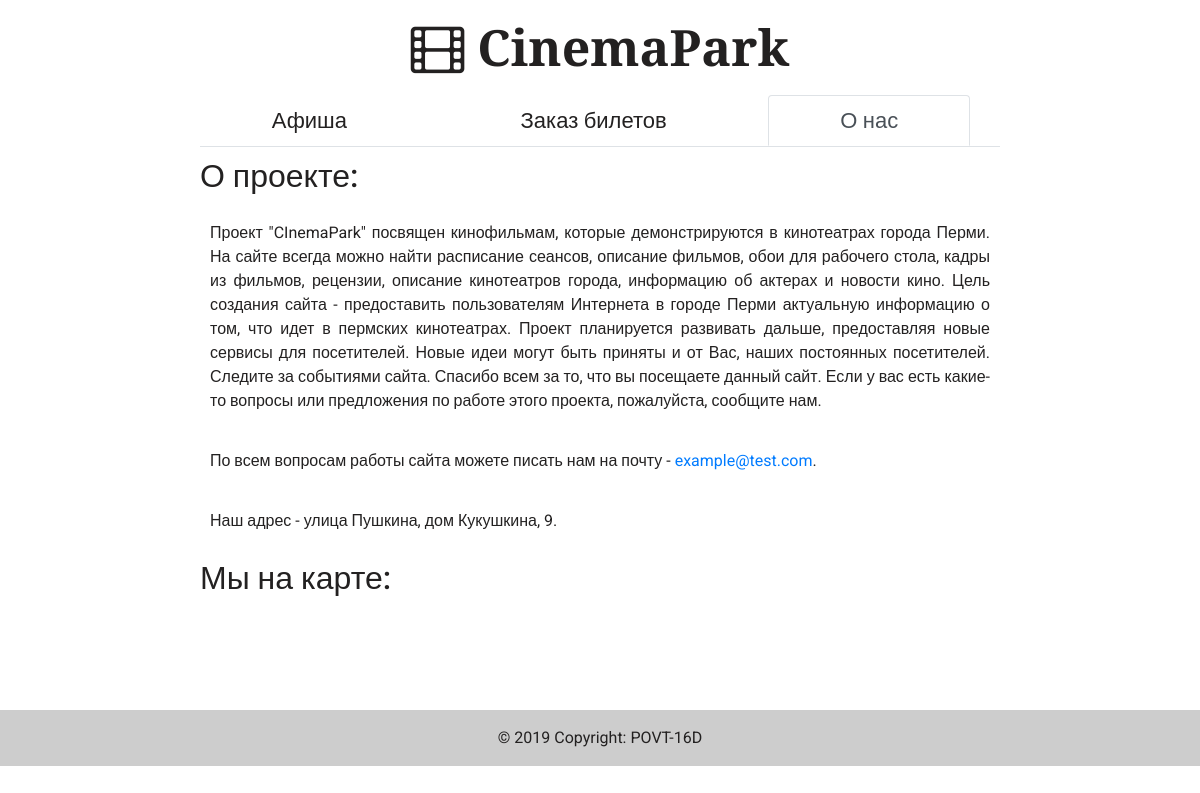
The page /about/ on the database its author committed.
### movie/models.py (models this page shows)
class About(models.Model):
    class Meta:
        verbose_name = "Информация"
        verbose_name_plural = "Информация"
    description = models.TextField(db_index=True, verbose_name="Описание")
    email_field = models.CharField(max_length=50, db_index=True, verbose_name="E-mail")
    address = models.CharField(max_length=50, db_index=True, verbose_name="Адрес")
    hall_rows_count = models.DecimalField(max_digits=2, decimal_places=0, verbose_name="Число рядов")
    hall_places_count = models.DecimalField(max_digits=2, decimal_places=0, verbose_name="Число мест в ряду")

### movie/views.py (the view)
# urls.py: path('about/', get_info, name='get_info_url'),
def get_info(request):
    info = About.objects.get(id=1)
    page = "about"
    return render(request, 'movie/about.html', context={'info':info, 'page':page})

### movie/templates/movie/about.html (shortened to what this page needs)
{% extends 'movie/base_movie.html' %}
{% block content %}
<section id="main_content" class="main_content">
    <div class="container-fluid">
        <div class="row">
            <div class="col-lg-8 offset-lg-2 col-md-10 offset-md-1 p-0">
                <div class="my_label mb-3">
                    <h2>О проекте:</h2>
                </div>
                <div class="description">
                    <p class="description__text">
                        {{ info.description }}
                    </p>
                    <p class="email__text">
                        По всем вопросам работы сайта можете писать нам на почту - <a href="#">{{ info.email_field }}</a>.
                    </p>
                    <p class="address__text">
                        Наш адрес - {{ info.address }}.
                    </p>
                </div>
                <div class="my_label mb-3">
                    <h2>Мы на карте:</h2>
                </div>
                <br>
                <br>
                <br>
                <br>
            </div>
        </div>
    </section>
{% endblock %}

### static_buffer/style/style.css (style rules this page uses)
body { font-family: 'Roboto', sans-serif; color: #232121; }
.content h3,p { padding: 10px; }
.description__text { text-align: justify; }

### rows shown on the page
About: description "Проект \"CInemaPark\" посвящен кинофильмам, которые демонстрируются в кинотеатрах города Перми. На сайте всегда можно найти расписание сеансов, описание фильмов, обои для рабочего стола, кадры из фильмов, рецензии, описание кинотеатров города, информацию об актерах и новости кино. Цель создания сайта - предоставить пользователям Интернета в городе Перми актуальную информацию о том, что идет в пермских кинотеатрах. Проект планируется развивать дальше, предоставляя новые сервисы для посетителей. Новые идеи могут быть приняты и от Вас, наших постоянных посетителей. Следите за событиями сайта. Спасибо всем за то, что вы посещаете данный сайт. Если у вас есть какие-то вопросы или предложения по…", email_field "example@test.com", address "улица Пушкина, дом Кукушкина, 9"
